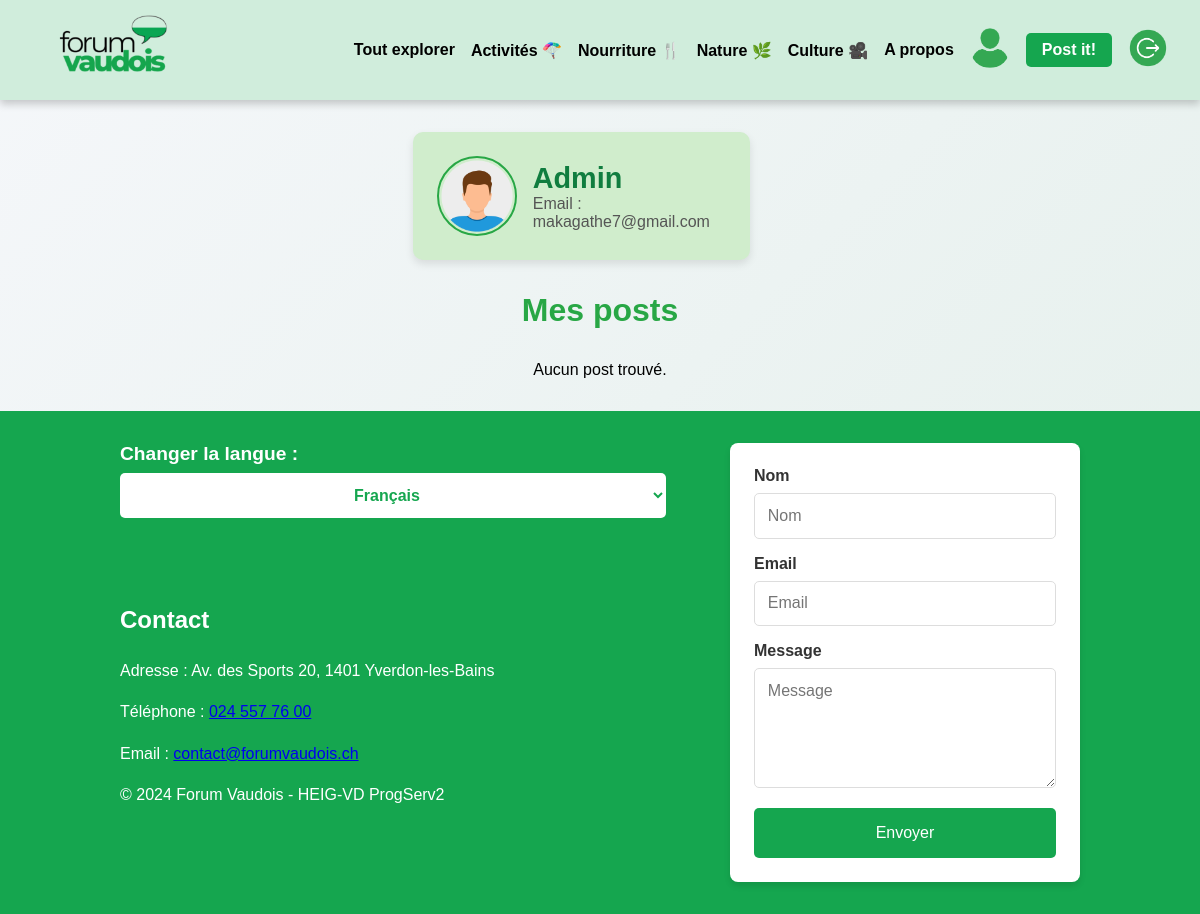
The app's page /pages/profil.php (signed in), older data.
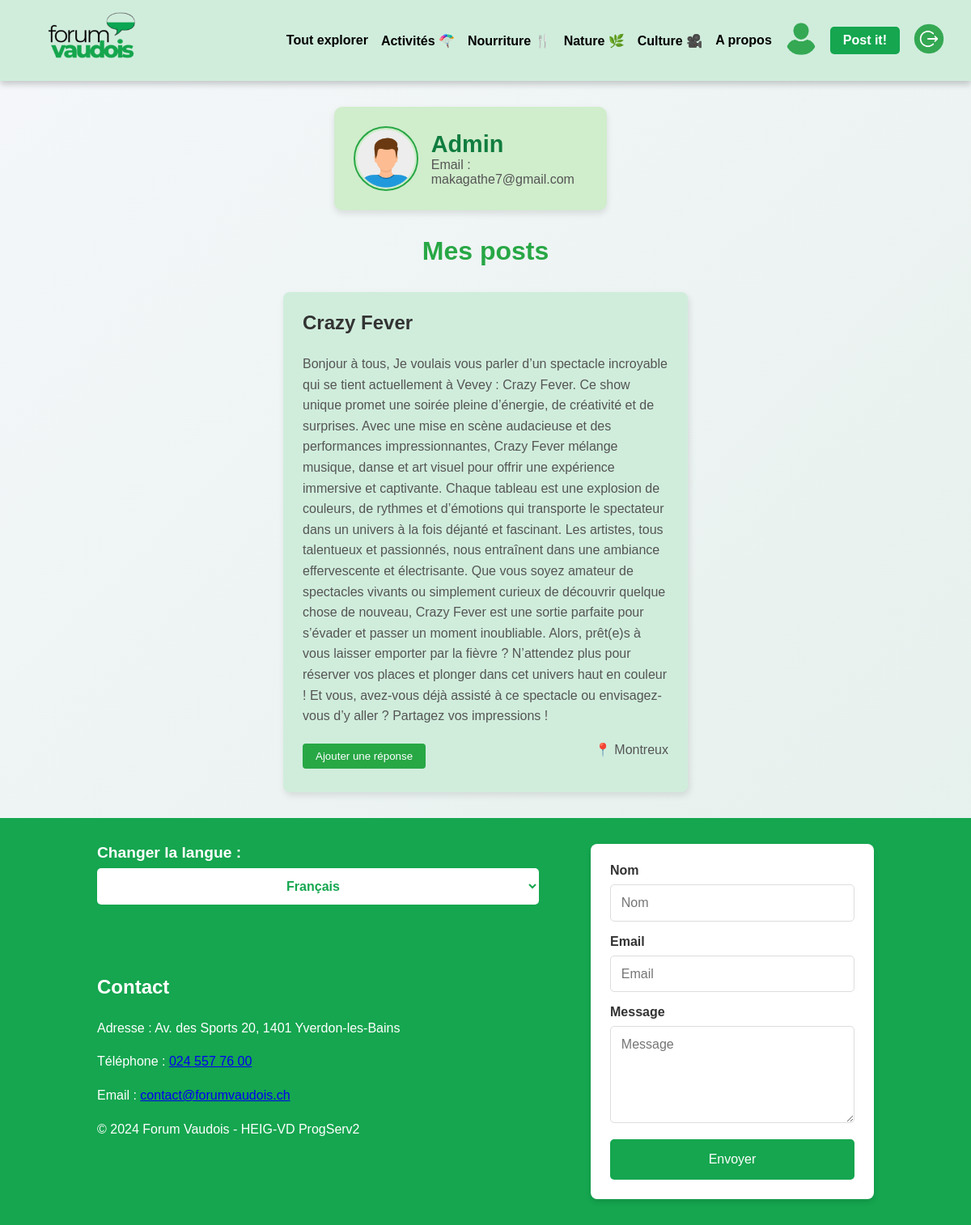
The same page, newer data.
### tables this page shows
CREATE TABLE User (
    id INTEGER PRIMARY KEY AUTOINCREMENT,
    username TEXT NOT NULL UNIQUE,
    email TEXT NOT NULL UNIQUE,
    password TEXT NOT NULL,
    created_at DATETIME DEFAULT CURRENT_TIMESTAMP,
    token TEXT,
    isBlocked BOOLEAN DEFAULT 0,
    isVerified BOOLEAN DEFAULT 0
);

CREATE TABLE Post (
    id INTEGER PRIMARY KEY AUTOINCREMENT,
    id_user INTEGER NOT NULL,
    id_city INTEGER NOT NULL,
    id_category INTEGER NOT NULL,
    title TEXT NOT NULL,
    text TEXT NOT NULL,
    budget REAL,
    address TEXT,
    created_at DATETIME DEFAULT CURRENT_TIMESTAMP,
    last_update DATETIME DEFAULT CURRENT_TIMESTAMP,
    FOREIGN KEY (id_user) REFERENCES User(id) ON DELETE CASCADE,
    FOREIGN KEY (id_city) REFERENCES City(id),
    FOREIGN KEY (id_category) REFERENCES Category(id)
);

### lang/lang_func.php (called while the page is built, shortened)
<?php
if (!function_exists('loadLanguage')) {
    function loadLanguage($lang)
    {
        $path = __DIR__ . DIRECTORY_SEPARATOR . "dictionaries" . DIRECTORY_SEPARATOR;
        $langFile = $path . "{$lang}.php";
        return require $langFile;
    }
}

### src/CRUDManager/DbManagerCRUD.php (called while the page is built, shortened)
<?php
class DbManagerCRUD implements I_ApiCRUD
{
    private $db;
    public function __construct()
    {
        $config = parse_ini_file(__DIR__ . '/../../config/db.ini');
        $basePath = dirname(__DIR__, 2);
        $dsn = str_replace('%BASE_PATH%', $basePath, $config['dsn']);
        $username = $config['username'];
        $password = $config['password'];
        $this->db = new \PDO($dsn, $username, $password);
    }
    public function getUserById(int $id): ?User
    {
        $sql = "SELECT * FROM user WHERE id = :id";
        $stmt = $this->db->prepare($sql);
        $stmt->bindParam('id', $id, \PDO::PARAM_STR);
        $stmt->execute();
        $userData = $stmt->fetchAll(\PDO::FETCH_ASSOC);
        $user = null;
        if ($userData) {
            $user = new User(
                $userData[0]["username"],
                $userData[0]["email"],
                $userData[0]["password"],
                $userData[0]["token"],
                $userData[0]["id"],
                $userData[0]["isBlocked"],
                $userData[0]["isVerified"]
            );
        }
        return $user;
    }
    public function getPostsByUser(int $id_user): array
    {
        $sql = "SELECT * FROM Post WHERE id_user = :id_user";
        $stmt = $this->db->prepare($sql);
        $stmt->bindParam('id_user', $id_user, \PDO::PARAM_INT);
        $stmt->execute();
        $posts = [];
        while ($row = $stmt->fetch(\PDO::FETCH_ASSOC)) {
            $posts[] = new Post(
                $row['title'],
                $row['text'],
                $row['budget'],
                $row['id_user'],
                $row['id_city'],
                $row['id_category'],
                new DateTime($row['created_at']),
                new DateTime($row['last_update']),
                $row['id'],
                $row['address']
            );
        }
        return $posts;
    }
}

### src/Entity/User.php (called while the page is built, shortened)
<?php
class User
{
    private string $username;
    private string $email;
    public function setUsername(string $username)
    {
        $options = "/^.{1,20}$/";
        $this->username = htmlspecialchars($username);
    }
    public function getUsername(): string
    {
        return $this->username;
    }
    public function setEmail(string $email)
    {
        if (filter_var($email, FILTER_VALIDATE_EMAIL)) {
            $this->email = $email;
        } else {
            throw new Exception('L\'adresse email n\'est pas valide.');
        }
    }
    public function getEmail(): string
    {
        return $this->email;
    }
}

### src/Entity/Post.php (called while the page is built, shortened)
<?php
class Post
{
    private string $title;
    private string $text;
    private int $city;
    public function setTitle(string $title): void
    {
        $this->title = htmlspecialchars($title);
    }
    public function getTitle(): string
    {
        return $this->title;
    }
    public function setText(string $text): void
    {
        $this->text = htmlspecialchars($text);
    }
    public function getText(): string
    {
        return $this->text;
    }
    public function setCity(int $city): void
    {
        $this->city = $city;
    }
    public function getCity(): int
    {
        return $this->city;
    }
}

### src/Entity/City.php (called while the page is built, shortened)
<?php
class City
{
    private $cityName;
    public function setCityName(string $cityName)
    {
        $options = "/^.{1,50}$/";
        $this->cityName = htmlspecialchars($cityName);
    }
    public function getCityName(): string
    {
        return $this->cityName;
    }
    public static function getCityById(int $id): City
    {
        $cityData = [
            1 => "Lausanne",
            3 => "Yverdon-les-Bains",
            2 => "Montreux",
            4 => "Vevey",
            5 => "Nyon",
            7 => "Renens",
            6 => "Morges"
        ];
        return new City($cityData[$id], $id);
    }
}

### pages/profil.php (the view, shortened to what this page needs)
<?php
require_once __DIR__ . '/../lang/lang_func.php';
$db = new DbManagerCRUD();
$loggedUserID = $_SESSION["id"];
$loggedUser = $db->getUserById($loggedUserID);
$posts = $db->getPostsByUser($loggedUserID);
?>
<!DOCTYPE html>
<html lang="en">
<head>
    <link rel="stylesheet" href="../assets/css/style.css?v=<?= time(); ?>">
</head>
<body>
    <div class="wrapper">
        <?php include '../components/header.php'; ?>
        <main class="profile-main">
            <section class="profile-section">
                <div class="profile-header">
                    <img src="../assets/images/user-avatar.png" alt="Avatar de l'utilisateur" class="profile-avatar">
                    <div class="profile-info">
                        <h1><?= htmlspecialchars($loggedUser->getUsername()) ?></h1>
                        <p>Email : <?= htmlspecialchars($loggedUser->getEmail()) ?></p>
                    </div>
                </div>
            </section>
            <section class="profile-posts">
                <h2>Mes posts</h2>
                <div class="posts-container">
                    <?php if (!empty($posts)): ?>
                        <?php foreach ($posts as $post): ?>
                            <div class="post-card">
                                <div class="post-header">
                                    <h2><?= htmlspecialchars($post->getTitle()) ?></h2>
                                </div>
                                <p><?= htmlspecialchars($post->getText()) ?></p>
                                <div class="post-footer">
                                    <button class="btn-response">Ajouter une réponse</button>
                                    <p class="post-location">
                                        📍 <?= htmlspecialchars(City::getCityById($post->getCity())->getCityName()) ?>
                                    </p>
                                </div>
                            </div>
                        <?php endforeach; ?>
                    <?php else: ?>
                        <p>Aucun post trouvé.</p>
                    <?php endif; ?>
                </div>
            </section>
        </main>
        <?php include '../components/footer.php'; ?>
    </div>
</body>
</html>

### components/header.php (shortened to what this page needs)
<?php
require_once __DIR__ . '/../lang/lang_func.php';
try {
    $lang = isset($_GET['lang']) ? $_GET['lang'] : (isset($_SESSION['LANG']) ? $_SESSION['LANG'] : 'fr');
    $messages = loadLanguage($lang);
} catch (Exception $e) {
    $messages = loadLanguage('fr');
    error_log($e->getMessage());
}
?>
<!DOCTYPE html>
<html lang="<?php echo htmlspecialchars($lang); ?>">
<head>
    <link rel="stylesheet" href="/ForumVaudois/assets/css/style.css?v=<?= time(); ?>">
</head>
<body>
    <header class="header">
        <div class="logo">
            <a href="/ForumVaudois/index.php">
                <img src="/ForumVaudois/assets/images/logo1.png"
                    alt="<?php echo isset($messages['header_logo_alt']) ? $messages['header_logo_alt'] : 'Forum Vaudois Logo'; ?>"
                    class="logo-img">
            </a>
        </div>
        <nav class="nav-buttons">
            <a href="/ForumVaudois/pages/news.php" class="btn btn-news"><?php echo $messages['nav_all'] ?? 'Tout explorer'; ?></a>
            <a href="/ForumVaudois/pages/news.php?category=activity" class="btn btn-news"><?php echo $messages['nav_activities'] ?? 'Activité'; ?></a>
            <a href="/ForumVaudois/pages/news.php?category=food" class="btn btn-news"><?php echo $messages['nav_food'] ?? 'Food'; ?></a>
            <a href="/ForumVaudois/pages/news.php?category=nature" class="btn btn-news"><?php echo $messages['nav_nature'] ?? 'Nature'; ?></a>
            <a href="/ForumVaudois/pages/news.php?category=culture" class="btn btn-news"><?php echo $messages['nav_culture'] ?? 'Culture'; ?></a>
            <a href="/ForumVaudois/pages/about.php" class="btn btn-news"><?php echo $messages['nav_about'] ?? 'À propos'; ?></a>
            <?php
            if (isset($_SESSION["isConnected"]) && $_SESSION["isConnected"]) {
                echo '<a href="/ForumVaudois/pages/profil.php">
                    <img src="/ForumVaudois/assets/images/profil.png" alt="Profil" class="icon-profile">
                  </a>';
                echo '<a href="/ForumVaudois/pages/createPost.php" class="btn btn-login">Post it!</a>';
                echo '<a href="/ForumVaudois/pages/logout.php">
                    <img src="/ForumVaudois/assets/images/logout.png" alt="Logout" class="icon-logout">
                  </a>';
            } else {
                echo '<a href="/ForumVaudois/pages/login.php" class="btn btn-login">' .
                    ($messages['nav_button_login'] ?? 'Créer un compte / Se connecter') .
                    '</a>';
            }
            ?>
        </nav>
    </header>
</body>
</html>

### components/footer.php (shortened to what this page needs)
<?php
require_once __DIR__ . '/../lang/lang_func.php';
try {
    $lang = isset($_GET['lang']) ? $_GET['lang'] : (isset($_SESSION['LANG']) ? $_SESSION['LANG'] : 'fr');
    $messages = loadLanguage($lang);
} catch (Exception $e) {
    $messages = loadLanguage('fr');
    error_log($e->getMessage());
}
?>
<footer>
    <div class="footer-content">
        <div class="company">
            <div class="language-selector">
                <form method="GET">
                    <label for="language">Changer la langue :</label>
                    <select name="lang" id="language" onchange="this.form.submit()">
                        <option value="fr" <?php echo $lang == 'fr' ? 'selected' : ''; ?>>Français</option>
                    </select>
                </form>
            </div>
            <br><br><br><br>
            <h3><?php echo $messages['footer_title']; ?></h3>
            <p><?php echo $messages['footer_address']; ?> : Av. des Sports 20, 1401 Yverdon-les-Bains</p>
            <p><?php echo $messages['footer_phone']; ?> : <a href="tel:+41245577600">024 557 76 00</a></p>
            <p><?php echo $messages['footer_email']; ?> : <a href="mailto:contact@forumvaudois.ch">contact@forumvaudois.ch</a></p>
            <p>&copy; 2024 Forum Vaudois - HEIG-VD ProgServ2</p>
        </div>
        <div class="contact-form" id="contact-form">
            <form action="#contact-form" method="POST">
                <label for="name"><?php echo $messages['footer_form_name']; ?></label>
                <input type="text" id="name" name="name" placeholder="<?php echo $messages['footer_form_name']; ?>">
                <label for="email"><?php echo $messages['footer_form_email']; ?></label>
                <input type="text" id="email" name="email" placeholder="<?php echo $messages['footer_form_email']; ?>">
                <label for="message"><?php echo $messages['footer_form_message']; ?></label>
                <textarea id="message" name="message" placeholder="<?php echo $messages['footer_form_message']; ?>"></textarea>
                <button type="submit" name="footer-submit"><?php echo $messages['footer_form_button']; ?></button>
            </form>
        </div>
    </div>
</footer>

### assets/css/style.css (style rules this page uses)
* { margin: 0; padding: 0; box-sizing: border-box; font-family: "Arial", sans-serif; }
html, body { height: 100%; }
.wrapper { display: flex; flex-direction: column; background: linear-gradient(135deg, #f5f7fa 0%, #e3efea 100%); min-height: 100vh; }
.header { background-color: #d0eddc; display: flex; justify-content: space-between; align-items: center; padding: 0.5rem 2rem; box-shadow: 0px 4px 8px rgba(0, 0, 0, 0.2); }
.logo-img { height: 80px; width: auto; }
.nav-buttons { display: flex; gap: 1rem; align-items: center; }
.nav-buttons a { text-decoration: none; font-weight: bold; text-align: center; transition: all 0.3s ease-in-out; color: black; padding: 0; background-color: transparent; font-size: 1rem; }
.nav-buttons .btn-login { padding: 0.5rem 1rem; background-color: #15a64f; color: white; border-radius: 5px; font-size: 1rem; transition: all 0.2s ease-in-out; }
.nav-buttons .icon-profile, .nav-buttons .icon-logout { width: 40px; height: 40px; border-radius: 50%; border: none; background: none; object-fit: cover; cursor: pointer; transition: transform 0.2s ease-in-out; }
.posts-container { display: flex; flex-direction: column; gap: 1rem; align-items: center; }
.post-card { background-color: #D0EDDC; border-radius: 8px; width: 90%; max-width: 500px; padding: 1.5rem; box-shadow: 2px 4px 8px rgba(0, 0, 0, 0.1); }
.post-header { display: flex; align-items: center; gap: 1rem; margin-bottom: 1rem; }
.post-card h2 { font-size: 1.5rem; color: #333; margin: 0; }
.post-footer { display: flex; justify-content: space-between; align-items: center; }
.post-location { font-size: 0.9rem; color: #666; }
.profile-main { padding: 2rem; display: flex; flex-direction: column; align-items: center; gap: 2rem; }
.profile-header { display: flex; align-items: center; gap: 1rem; background-color: #d0edcc; padding: 1.5rem; border-radius: 10px; box-shadow: 0 4px 8px rgba(0, 0, 0, 0.1); width: 90%; max-width: 800px; }
.profile-avatar { width: 80px; height: 80px; border-radius: 50%; border: 2px solid #28a745; }
.profile-info h1 { font-size: 1.8rem; color: #107d3f; }
.profile-info p { font-size: 1rem; color: #555; }
.profile-posts { width: 90%; max-width: 800px; }
.profile-posts h2 { text-align: center; color: #28a745; font-size: 2rem; margin-bottom: 2rem; }
.posts-container { display: flex; flex-direction: column; gap: 1rem; }
.post-header h2 { font-size: 1.5rem; color: #333; margin: 0 0 0.5rem; }
.post-card p { font-size: 1rem; color: #555; margin-bottom: 1rem; line-height: 1.6; }
.btn-response { background-color: #28a745; color: white; border: none; border-radius: 4px; padding: 0.5rem 1rem; cursor: pointer; transition: background-color 0.3s ease; }
.footer-content { background-color: #15a64f; color: white; padding: 2rem 10%; display: flex; justify-content: space-between; align-items: flex-start; gap: 2rem; margin: 0 auto; flex-wrap: wrap; }
.footer-content .company { flex: 1; min-width: 200px; text-align: left; padding-right: 2rem; }
.footer-content .company p { line-height: 1.6; font-size: 1rem; margin-bottom: 1rem; }
.footer-content .company h3 { font-size: 1.5rem; font-weight: bold; color: #ffffff; margin-bottom: 1.5rem; }
.footer-content .language-selector { margin-bottom: 1rem; text-align: left; }
.footer-content .language-selector label { font-size: 1.2rem; font-weight: bold; margin-bottom: 0.5rem; display: block; color: #ffffff; }
.footer-content .language-selector select { width: 100%; padding: 0.8rem; font-size: 1rem; border-radius: 5px; border: none; background-color: #ffffff; color: #15A64F; font-weight: bold; text-align: center; cursor: pointer; transition: box-shadow 0.3s ease; }
.contact-form { background-color: white; padding: 1.5rem; border-radius: 8px; box-shadow: 0px 4px 6px rgba(0, 0, 0, 0.1); color: #333; flex: 1; max-width: 350px; }
.contact-form label { display: block; margin-bottom: 0.5rem; font-weight: bold; }
.contact-form input, .contact-form textarea { width: 100%; padding: 0.8rem; margin-bottom: 1rem; border: 1px solid #ddd; border-radius: 5px; font-size: 1rem; }
.contact-form textarea { resize: vertical; height: 120px; }
.contact-form button { width: 100%; padding: 1rem; background-color: #15a64f; color: white; border: none; border-radius: 5px; font-size: 1rem; cursor: pointer; transition: background-color 0.3s ease; }

Row changes from the older to the newer data that the page shows:
added post: title "Crazy Fever", text "Bonjour à tous, Je voulais vous parler d’un spectacle incroyable qui se tient actuellement à Vevey : Crazy Fever. Ce show unique promet une soirée pleine d’énergie, de créativité et de surprises. Avec une mise en scène audacieuse et des performances impressionnantes, Crazy Fever mélange musique, danse et art visuel pour offrir une expérience immersive et captivante. Chaque tableau est une explosion de couleurs, de rythmes et d’émotions qui transporte le spectateur dans un univers à la fois déjanté et fascinant. Les artistes, tous talentueux et passionnés, nous entraînent dans une ambiance effervescente et électrisante. Que vous soyez amateur de spectacles vivants ou simplement curieux de…", id_city "Montreux"
Text that changed along with them:
text no longer shown: "Aucun post trouvé."
